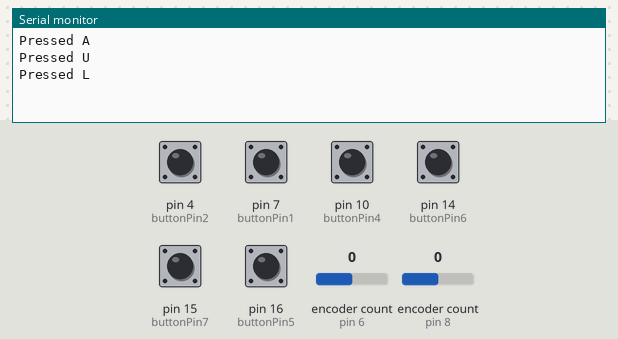
This sketch was run on a simulated SparkFun Pro Micro, built with avr-gcc and run on an emulated ATmega32U4. On the bench: the last lines printed to the serial monitor. The test bench sets the inputs (shaded band); at power-on: pin 4 (buttonPin2), pin 7 (buttonPin1), pin 10 (buttonPin4), pin 14 (buttonPin6), pin 15 (buttonPin7), pin 16 (buttonPin5) HIGH, encoder count (sensors on pin 6, pin 8) 0. USB keyboard and mouse output is not drawn.

Above: at 1.2 s.
1.3 s: encoder count (sensor on pin 6) set to 1
At 1.41 s:
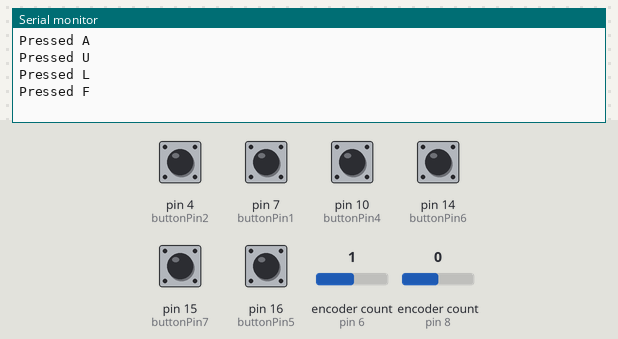
4.0 s: encoder count (sensor on pin 8) set to 1
At 4.21 s:
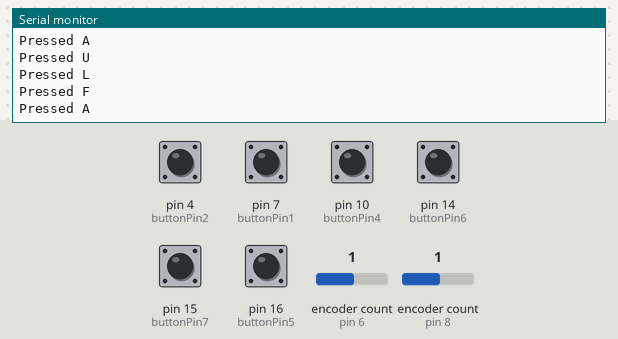
6.5 s: pin 4 (buttonPin2) pulled LOW for 1 s
At 7.92 s:
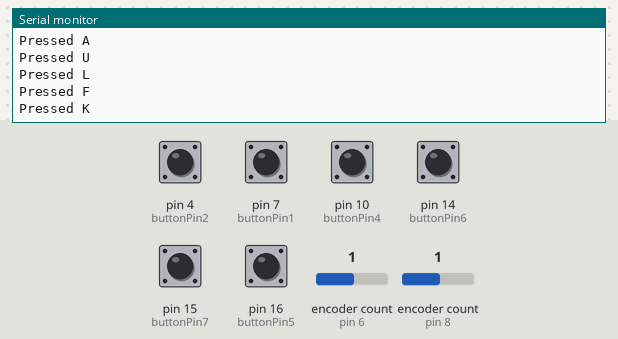
9.2 s: pin 7 (buttonPin1) pulled LOW for 1 s
At 10.63 s:
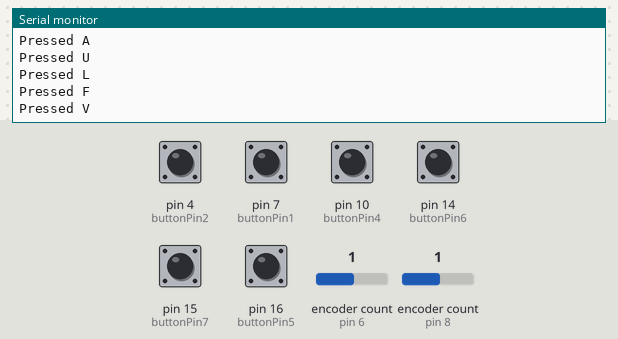
11.9 s: encoder count (sensor on pin 6) set to 0
At 12.43 s:
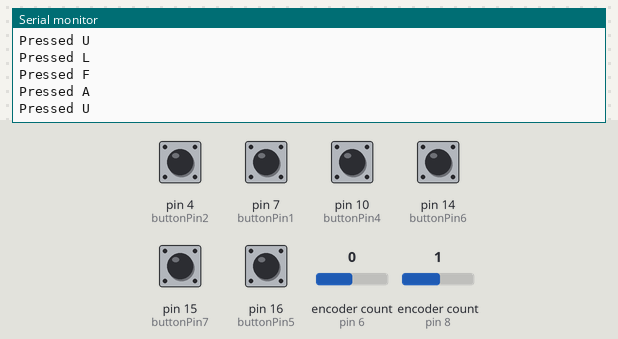
14.4 s: encoder count (sensor on pin 8) set to 0
At 15.64 s:
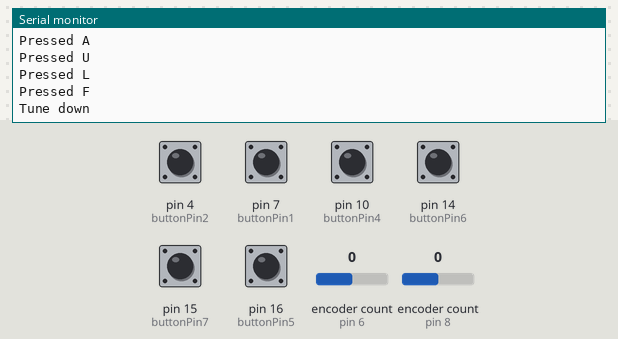

Measured:
- after the input at 6.5 s, the serial monitor: prints a new line after 1.2 s (image 3)
- after the input at 9.2 s, the serial monitor: prints a new line after 1.2 s (image 4)
- after the input at 14.4 s, the serial monitor: prints a new line after 1.0 s (image 6)

The sketch:

SDRUNO_FINAL_DIY_DE_ENC2.ino
```cpp
//
//The keyboard.h library only supports US ascii characters from 1-127. So for a german keyboard you have to enable the usToDE header file and routine in the code

//#include <usToDE.h> //only needed for german keyboard translation, remove when US keyboard and change #139 ff
#include <Keyboard.h>
#include <Mouse.h>
#include <Encoder.h>

 // Echo keypresses over serial for debug
#define debug true //define false, if you go productive

//BUTTONS FOR ARDUINO Pro Micro
int buttonPin1 = 7;//First button Rotary encoder 1 int
int buttonPin2 = 4;//Second button Rotary encoder 2 int
int buttonPin4 = 10;//Stand alone button 1 int
int buttonPin5 = 16;//Stand alone button 2 int
int buttonPin6 = 14;//Stand alone button 3 int
int buttonPin7 = 15;//Stand alone button 4 int
int previousButtonState = HIGH;

//DECODER DEFS
#define ENCODER_R0  9
#define ENCODER_R1  8
#define ENCODER_L0  6
#define ENCODER_L1  5

Encoder knobLeft(ENCODER_L0,ENCODER_L1);
Encoder knobRight(ENCODER_R1,ENCODER_R0);
char newLeftValue=0;

void setup() {
  pinMode(buttonPin4, INPUT);  //Stand alone button 1
  digitalWrite(buttonPin4, HIGH);  // Pull stand alone button 1 high

  pinMode(buttonPin5, INPUT);  //Stand alone button 2
  digitalWrite(buttonPin5, HIGH);  // Pull stand alone button 2 high

  pinMode(buttonPin6, INPUT);  //Stand alone button 3
  digitalWrite(buttonPin6, HIGH);  // Pull stand alone button 3 high

  pinMode(buttonPin7, INPUT);  //Stand alone button 4
  digitalWrite(buttonPin7, HIGH);  // Pull stand alone button 4 high

  pinMode(buttonPin1, INPUT);  //First Button Encoder 1
  digitalWrite(buttonPin1, HIGH);  // Pull the Button Encoder 1 button high

  pinMode(buttonPin2, INPUT);  //Second Button Encoder 2
  digitalWrite(buttonPin2, HIGH);  // Pull the button Button Encoder 1 high

  Serial.begin(9600);
  Keyboard.begin();//Init Keyboard
}
void loop() {
  //ENCODER BUTTON FUNTIONS

  //FIRST encoder button 1 for CENTER WATERFALL
  if (digitalRead(buttonPin1) == LOW)  // if the button goes high
  {
    Keyboard.press('V');
    delay(300);

    Keyboard.releaseAll();
    if(debug)
    {
    Serial.println ("Pressed V");
    }
  }
//  //Second encoder button 2 for LO Lock
  if (digitalRead(buttonPin2) == LOW)  // if the button goes high
  {
    Keyboard.press('K');
    delay(300);
    Keyboard.releaseAll();
    if(debug)
    {
    Serial.println ("Pressed K");
    }
  }
//
//  //STAND ALONE BUTTONS 1-4
//
//  //FIRST STAND ALONE BUTTON (MODE AM)
  if (digitalRead(buttonPin4) == HIGH)  // if the button goes high
  {
    Keyboard.press('A');
    delay(300);
    Keyboard.releaseAll();
    if(debug)
    {
    Serial.println ("Pressed A");
    }
  }
//
//  //SECOND STAND ALONE BUTTON (MODE USB)
  if (digitalRead(buttonPin5) == HIGH)  // if the button goes high
  {
    Keyboard.press('U');
    delay(300);
    Keyboard.releaseAll();
    if(debug)
    {
    Serial.println ("Pressed U");
    }
  }
//
//  //THIRD STAND ALONE BUTTON (MODE LSB)
  if (digitalRead(buttonPin6) == HIGH)  // if the button goes high
  {
    Keyboard.press('L');
    delay(300);
    Keyboard.releaseAll();
    if(debug)
    {
    Serial.println ("Pressed L");
    }
  }
//
//  //FORTH STAND ALONE BUTTON (MODE FM)
  if (digitalRead(buttonPin7) == HIGH)  // if the button goes high
  {
    Keyboard.press('F');
    delay(300);
    Keyboard.releaseAll();
    if(debug)
    {
    Serial.println ("Pressed F");
    }
  }

//  ENCODER FUNTIONS
//  with encoder.h library

  char leftValue=0,rightValue=0;
  leftValue = knobLeft.read();
  rightValue = knobRight.read();

  // Right Encoder
  if(rightValue > 3)
  {
    knobRight.write(0);
    Keyboard.write(KEY_UP_ARROW);
    delay(100);
    if(debug){
    Serial.println("Tune up");
    }
  }
  else if(rightValue < -3)
  {
    knobRight.write(0);
    Keyboard.write(KEY_DOWN_ARROW);
    delay(100);
    if(debug){
    Serial.println("Tune down");
     }
   }

 // Left Encoder
  if(newLeftValue != leftValue)
  {
  if(leftValue > 3)
  {
    knobLeft.write(0);
    unsigned char key = ('+'); //deactivate when DE keyboard and activate the two lines below
//    unsigned char inChar = ('+'); //activate  when DE keyboard
//    unsigned char key = (usToDE[inChar]); //activate when DE keyboard
    Keyboard.write(key);
    delay(100);
    if(debug){
    Serial.println("Plus Char");
    }
  }
  else if(leftValue < -3)
  {
    knobLeft.write(0);
    unsigned char key=('-');//deactivate when DE keyboard
//    unsigned char inChar = ('-'); //activate when DE keyboard
//    unsigned char key = (usToDE[inChar]); //activate when DE keyboard
    Keyboard.write(key);
    delay(100);
    if(debug){
    Serial.println("Minus Char");
     }
  }
 }
    newLeftValue = leftValue;
  }
```
